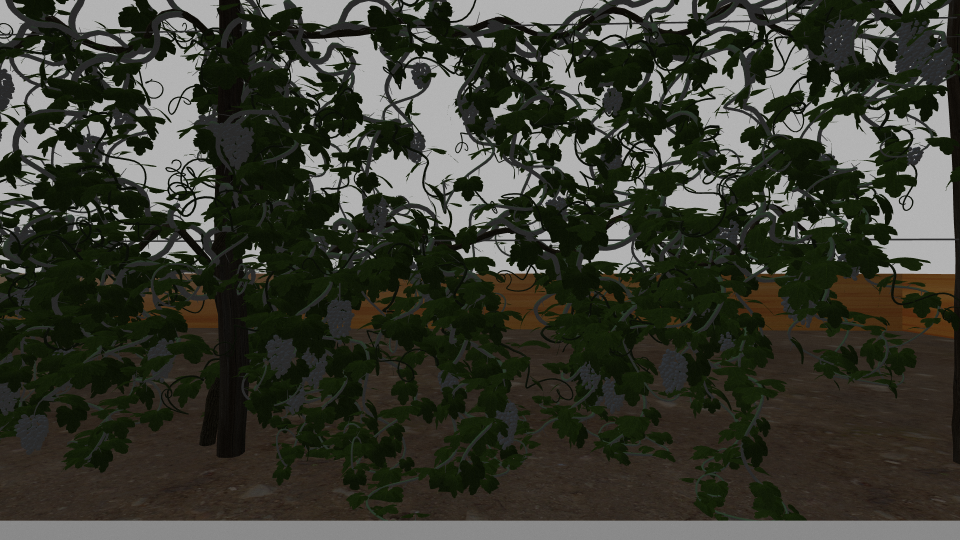
#> input picture grape_counter/grapes2.png, 1920 x 1080 px, found by its file name (shown at 1/2 size)
$ jupyter execute --allow-errors cv_testing.ipynb   (older library calls are emulated)
#> lines starting #> are read from the running program, lines starting #| are printed output that depends on the picture; after the words box and inside, x2 and y2 are one past the last pixel; in counts of white or black regions, pixels touching at a corner belong together
[cell 1]
import cv2
import os
from matplotlib import pyplot as plt
import numpy as np

[cell 2]
im_name = 'grapes2.png'
path = os.path.join(os.path.expanduser('~'), 'cmp9767_ws/src/CMP9767/grape_counter', im_name)
im = cv2.imread(path)
#> im is the input picture: shape (1080, 1920, 3); mean B, G, R 48.8, 58.4, 56.9
#im = cv2.resize(im, None, fx=0.5, fy=0.5, interpolation = cv2.INTER_CUBIC)

cv2.imshow('Raw Image', im)
cv2.waitKey(0)
cv2.destroyAllWindows()

[cell 3]
blur = cv2.GaussianBlur(im,(5,5),0)
cv2.imshow('Raw Image', im)
cv2.imshow('Bl ur', blur)
cv2.waitKey(0)
cv2.destroyAllWindows()

[cell 4]
hsv = cv2.cvtColor(blur, cv2.COLOR_BGR2HSV)
#> hsv: shape (1080, 1920, 3); mean H, S, V 30.7, 97.4, 60.5
mask1 = cv2.inRange(hsv, (75, 0, 25), (150, 150, 75))
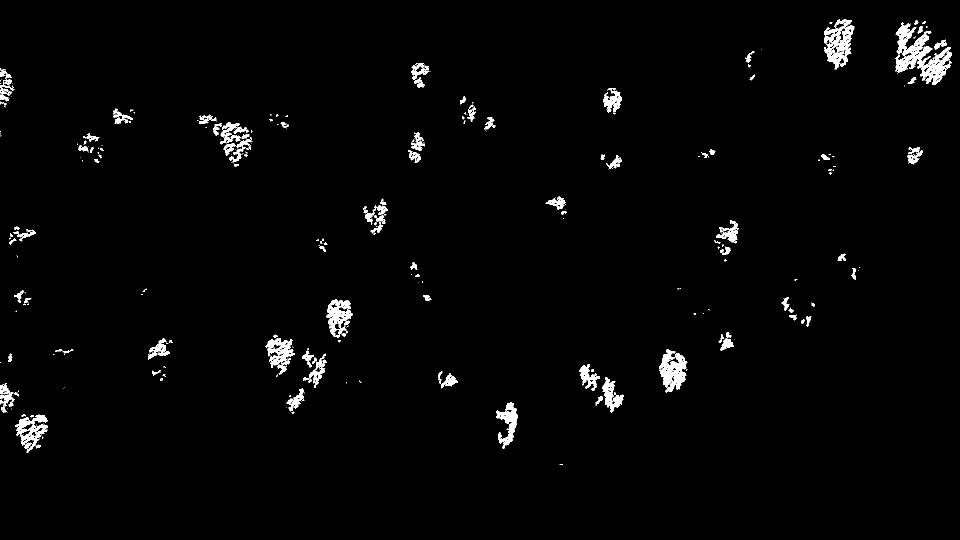
#> mask1: shape (1080, 1920) (shown at 1/2 size); 1.9% white; 340 white regions (210 under 20 px)
cv2.imshow("grapes?", mask1)
cv2.imshow('hsv',hsv)
cv2.waitKey(0)
cv2.destroyAllWindows()

[cell 5]
import random as rng

#https://docs.opencv.org/3.4/df/d0d/tutorial_find_contours.html
#https://docs.opencv.org/4.x/d3/dc0/group__imgproc__shape.html#ga819779b9857cc2f8601e6526a3a5bc71
# using RETR_EXTERNAL to only get extreme outer contours (not holes inside objects) in one test gets from 267>139 contours
# CHAIN_APPROX_NONE maybe use _SIMPLE

# Find contours
_, contours, hierarchy = cv2.findContours(mask1, cv2.RETR_TREE, cv2.CHAIN_APPROX_NONE)
#> contours = 839 contours, 669 with area under 20; largest, box (x1, y1, x2, y2) and area: (1791, 46, 1904, 170) 5366, (1648, 38, 1709, 139) 3292, (1318, 698, 1375, 785) 2732, (653, 598, 706, 675) 2242, (30, 829, 95, 906) 1972
# Draw contours
drawing_tree = np.zeros((mask1.shape[0], mask1.shape[1], 3), dtype=np.uint8)
for i in range(len(contours)):
    color = (rng.randint(0,256), rng.randint(0,256), rng.randint(0,256))
    cv2.drawContours(drawing_tree, contours, i, color, 2, cv2.LINE_8, hierarchy, 0)
#> this loop made 839 passes
#> color on passes 1 to 3: (197, 215, 20), (132, 248, 207), (155, 244, 183)
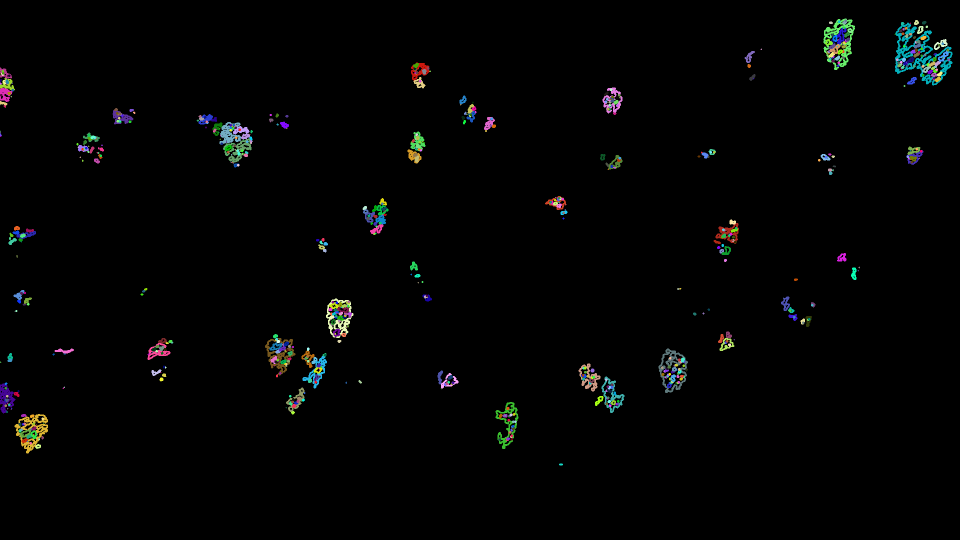
#> drawing_tree: shape (1080, 1920, 3) (shown at 1/2 size); mean of channels 0, 1, 2 3.3, 3.6, 3; drawn as B, G, R
# Show in a window
cv2.imshow('Contours', drawing_tree)

# print(len(contours))

# Find contours
_, contours, hierarchy = cv2.findContours(mask1, cv2.RETR_EXTERNAL, cv2.CHAIN_APPROX_NONE)
#> contours = 331 contours, 229 with area under 20; largest, box (x1, y1, x2, y2) and area: (1791, 46, 1904, 170) 5366, (1648, 38, 1709, 139) 3292, (1318, 698, 1375, 785) 2732, (653, 598, 706, 675) 2242, (30, 829, 95, 906) 1972
# Draw contours
drawing_ext = np.zeros((mask1.shape[0], mask1.shape[1], 3), dtype=np.uint8)
for i in range(len(contours)):
    color = (rng.randint(0,256), rng.randint(0,256), rng.randint(0,256))
    cv2.drawContours(drawing_ext, contours, i, color, 2, cv2.LINE_8, hierarchy, 0)
#> this loop made 331 passes
#> color on passes 1 to 3: (45, 73, 126), (109, 231, 163), (5, 128, 215)
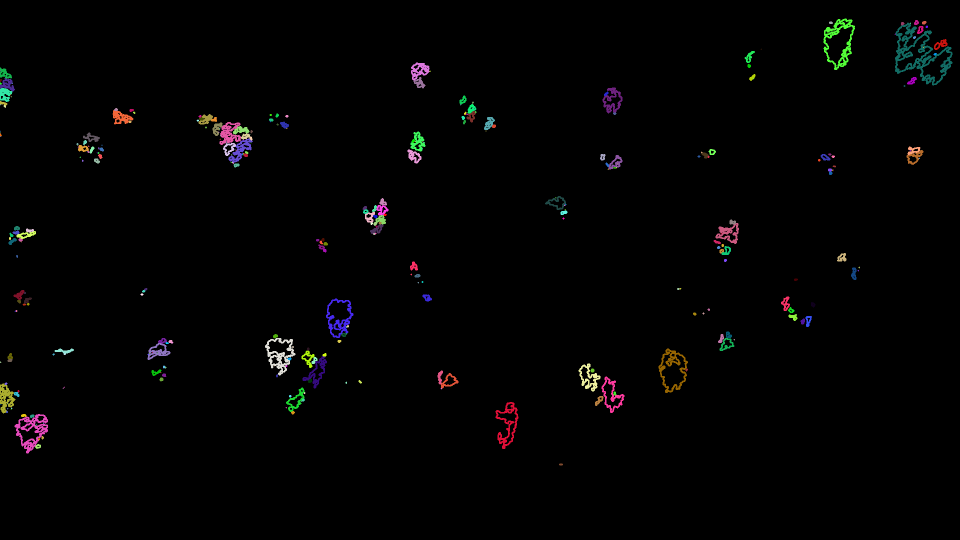
#> drawing_ext: shape (1080, 1920, 3) (shown at 1/2 size); mean of channels 0, 1, 2 2.5, 2.6, 2.8; drawn as B, G, R
# Show in a window

cv2.imshow('Contours ext', drawing_ext)
cv2.waitKey(0)
cv2.destroyAllWindows()

[cell 6]
#kernel = np.ones((5,5),np.uint8)
kernel = cv2.getStructuringElement(cv2.MORPH_ELLIPSE,(5,5))
#> kernel = [[0, 0, 1, 0, 0], [1, 1, 1, 1, 1], [1, 1, 1, 1, 1], [1, 1, 1, 1, 1], [0, 0, 1, 0, 0]]
erosion = cv2.erode(mask1,kernel,iterations = 1)
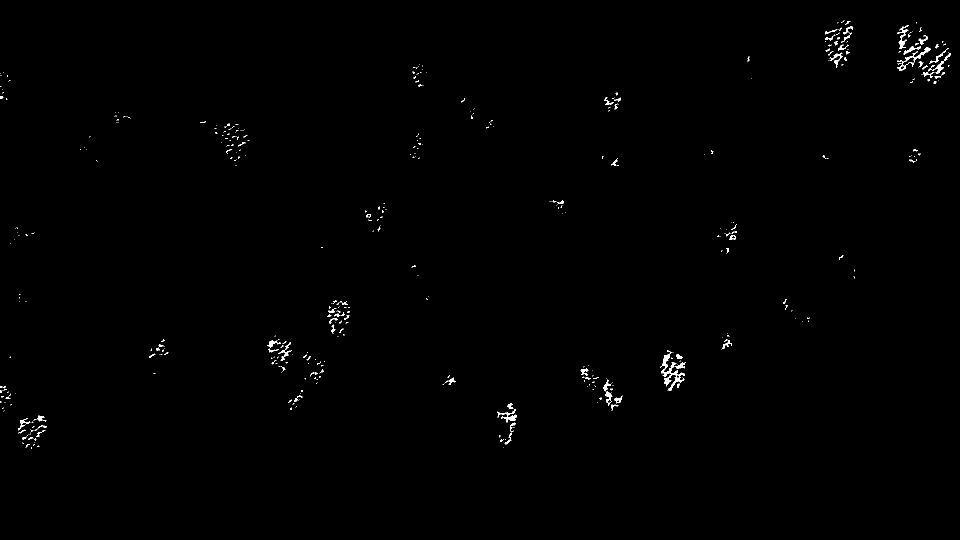
#> erosion: shape (1080, 1920) (shown at 1/2 size); 0.43% white; 449 white regions (351 under 20 px), largest, box (x1, y1, x2, y2) and area: (1320, 700, 1370, 782) 946, (1794, 94, 1862, 142) 437, (995, 818, 1033, 845) 327
dilation = cv2.dilate(mask1,kernel,iterations = 1)
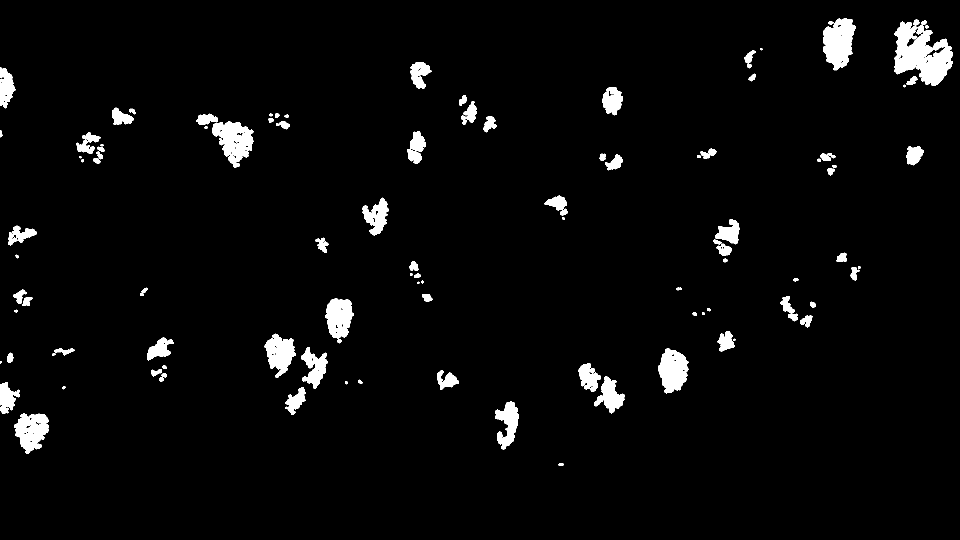
#> dilation: shape (1080, 1920) (shown at 1/2 size); 3.5% white; 108 white regions (5 under 20 px), largest, box (x1, y1, x2, y2) and area: (1788, 43, 1906, 172) 8922, (1646, 36, 1711, 141) 4653, (424, 243, 507, 336) 4351
opening = cv2.morphologyEx(mask1, cv2.MORPH_OPEN, kernel)
#> opening: shape (1080, 1920); 1.4% white; 205 white regions (31 under 20 px), largest, box (x1, y1, x2, y2) and area: (1318, 698, 1374, 784) 2560, (1792, 68, 1864, 144) 2125, (1841, 94, 1904, 165) 1592
closing = cv2.morphologyEx(mask1, cv2.MORPH_CLOSE, kernel)
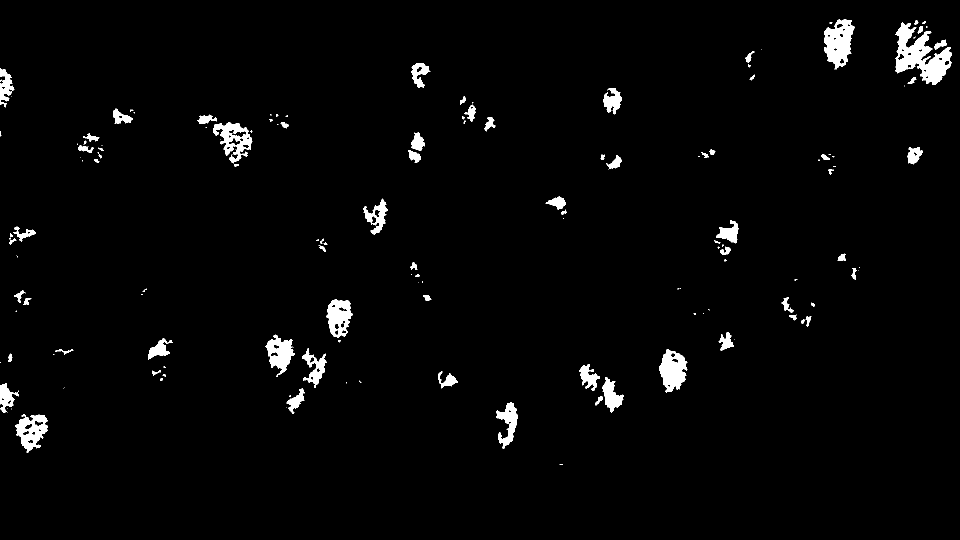
#> closing: shape (1080, 1920) (shown at 1/2 size); 2.3% white; 156 white regions (75 under 20 px), largest, box (x1, y1, x2, y2) and area: (1790, 45, 1904, 170) 6494, (1648, 38, 1709, 139) 3764, (1318, 698, 1375, 785) 3110

cv2.imshow("grapes?", mask1)
cv2.imshow('erosion', erosion)
cv2.imshow('dilation', dilation)
cv2.imshow('opening', opening)
cv2.imshow('closing', closing)
cv2.waitKey(0)
cv2.destroyAllWindows()

[cell 7]
kernel_e3 = cv2.getStructuringElement(cv2.MORPH_ELLIPSE,(3,3))
#> kernel_e3 = [[0, 1, 0], [1, 1, 1], [0, 1, 0]]
kernel_e5 = cv2.getStructuringElement(cv2.MORPH_ELLIPSE,(5,5))
#> kernel_e5 has the same summary as kernel
kernel_r3 = cv2.getStructuringElement(cv2.MORPH_RECT,(3,3))
#> kernel_r3 = [[1, 1, 1], [1, 1, 1], [1, 1, 1]]
kernel_c3 = cv2.getStructuringElement(cv2.MORPH_CROSS,(3,3))
#> kernel_c3 = [[0, 1, 0], [1, 1, 1], [0, 1, 0]]


opening1 = cv2.morphologyEx(mask1, cv2.MORPH_OPEN, kernel_e3)
#> opening1: shape (1080, 1920); 1.8% white; 241 white regions (89 under 20 px), largest, box (x1, y1, x2, y2) and area: (1791, 48, 1904, 170) 5192, (1648, 38, 1709, 139) 2837, (1318, 698, 1375, 785) 2681
opening2 = cv2.morphologyEx(mask1, cv2.MORPH_OPEN, kernel_e5)
opening3 = cv2.morphologyEx(mask1, cv2.MORPH_OPEN, kernel_r3)
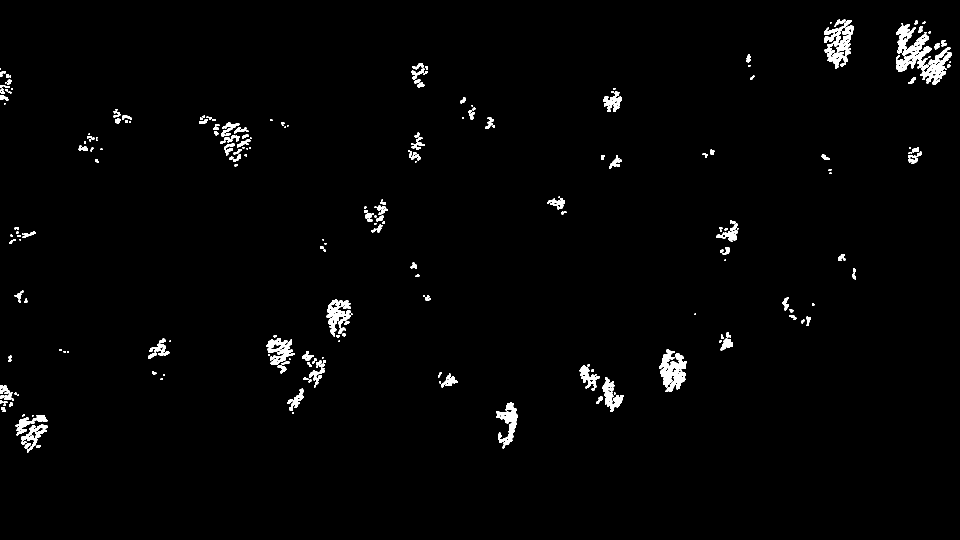
#> opening3: shape (1080, 1920) (shown at 1/2 size); 1.7% white; 264 white regions (80 under 20 px)
opening4 = cv2.morphologyEx(mask1, cv2.MORPH_OPEN, kernel_c3)


cv2.imshow("grapes?", mask1)
cv2.imshow('oe3', opening1)
cv2.imshow('oe5', opening2)
cv2.imshow('or3', opening3)
cv2.imshow('oc3', opening4)
cv2.waitKey(0)
cv2.destroyAllWindows()

[cell 8]
kernel_e3 = cv2.getStructuringElement(cv2.MORPH_ELLIPSE,(3,3))
kernel_e5 = cv2.getStructuringElement(cv2.MORPH_ELLIPSE,(5,5))
#opening = cv2.morphologyEx(mask1, cv2.MORPH_OPEN, kernel)
#erosion = cv2.erode(mask1,kernel,iterations = 1)
#dilation = cv2.dilate(mask1,kernel,iterations = 2)

# full size image has less noise so just do some closing?
closing = cv2.morphologyEx(mask1, cv2.MORPH_CLOSE, kernel_e5)

morphed = closing

cv2.imshow('hsv',hsv)
cv2.imshow("grapes?", mask1)
cv2.imshow('morphed', morphed)

[cell 9]
_, contours, hierarchy = cv2.findContours(morphed, cv2.RETR_EXTERNAL, cv2.CHAIN_APPROX_NONE)
#> contours = 154 contours, 83 with area under 20; largest, box (x1, y1, x2, y2) and area: (1790, 45, 1904, 170) 6470, (1648, 38, 1709, 139) 3899, (1318, 698, 1375, 785) 3122, (426, 245, 505, 327) 3090, (30, 829, 95, 906) 2888
areas = np.empty(len(contours))
#> areas = 154 values, max 6.92e-310 at index 0, min 4.68e-310 at index 2, mean 6.89e-310

for i, c in enumerate(contours):
    areas[i] = cv2.contourArea(c)
    if areas[i] > 100:
        color = (255,0,150)
    else:
        color = (0,255,255)

    cv2.drawContours(drawing_ext, contours, i, color, 2)
#> this loop made 154 passes
#> (c, color) on passes 3, 4, 5, 6, 10, 11, 13, 14, 16, 25: ([[22, 818]], (0, 255, 255)), ([[15, 817]], (0, 255, 255)), ([[23, 816]], (0, 255, 255)), ([[572, 815]], (0, 255, 255)), ([[37, 781], [36, 782], [36, 783], [37, 782]], (0, 255, 255)), ([[882, 777]], (0, 255, 255)), ([[126, 776]], (0, 255, 255)), ([[128, 774]], (0, 255, 255)), ([[692, 764], [692, 765], [692, 766], [692, 765]], (0, 255, 255)), ([[0, 724], [1, 724]], (0, 255, 255))
#> color on passes 1, 2, 7, 8, 9, 12: (0, 255, 255), (255, 0, 150), (255, 0, 150), (0, 255, 255), (0, 255, 255), (255, 0, 150)
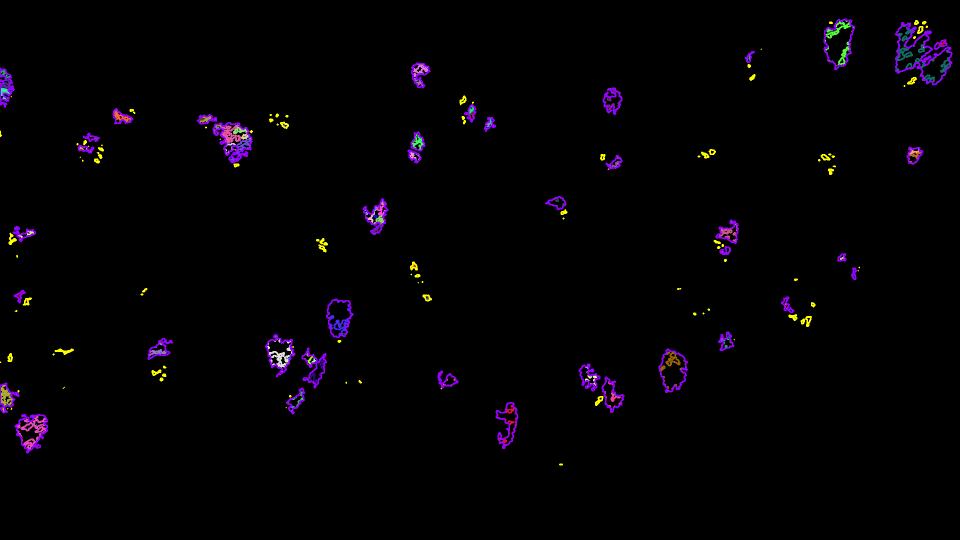
#> drawing_ext: shape (1080, 1920, 3) (shown at 1/2 size); mean of channels 0, 1, 2 4, 1.5, 3.4; drawn as B, G, R
#> after the loop, areas = 154 values, max 6470.5 at index 149, min 0 at index 2, mean 303.1

cv2.imshow('Contours ext', drawing_ext)
cv2.waitKey(0)
cv2.destroyAllWindows()

[cell 10]
centroids = []
hsv_o = hsv.copy()
#> (the rest of this cell did not finish here and is left out)

Fairly good results - it's getting the centre of most of the bunches - only appears to be one where it's merged into a big one. Next - do some transforms to get the dots in 3d space?

[cell 11]
areas = np.empty(len(contours))
#> areas = 154 values, max 2.41e-186 at index 138, min -1.31e+51 at index 87, mean -8.5e+48
for i, c in enumerate(contours):
    areas[i] = cv2.contourArea(c)
#> this loop made 154 passes
#> c on passes 3 to 5: [[22, 818]], [[15, 817]], [[23, 816]]
#> after the loop, areas = 154 values, max 6470.5 at index 149, min 0 at index 2, mean 303.1

areas = np.sort(areas)
#> areas = 154 values from 0 to 6470.5

plt.plot(areas)
plt.show()
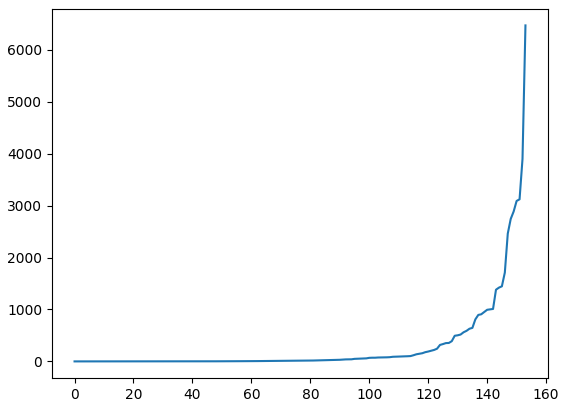
#> figure drawn by matplotlib, 1 panel; curve peaks at x = 153, y = 6470.5

[cell 12]
areas[80]
#> Out = 16.5
